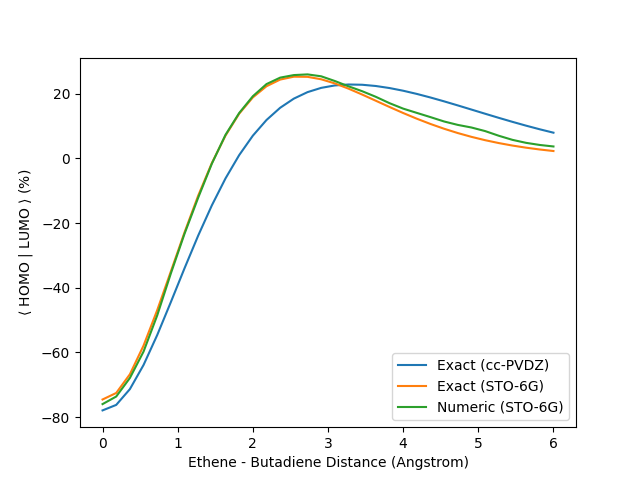

This figure's Python source:
from tcintegral import molecular_orbital
import matplotlib.pyplot as plt
import numpy as np
import os


j = os.path.join

ds = np.linspace(0, 6, 34)
overlaps = []
# mols = []
for d in ds:
    print(d)
    mo1 = molecular_orbital.get(r"../test/fixtures/reactants/ethene/sp.results/adf.rkf", 'HOMO', bs_file=r"../src/tcintegral/basis_sets/cc-pvdz.1.cp2k")
    mo1.rotate(y=np.pi/2)
    mo1.translate([d, 0, 1])
    mo2 = molecular_orbital.get(r"../test/fixtures/reactants/butadiene/go.results/adf.rkf", 'LUMO', bs_file=r"../src/tcintegral/basis_sets/cc-pvdz.1.cp2k")
    overlaps.append(mo1.overlap(mo2)*100)
plt.plot(ds, overlaps, label='Exact (cc-PVDZ)')
ds = np.linspace(0, 6, 34)

overlaps = []
for d in ds:
    print(d)
    mo1 = molecular_orbital.get(r"../test/fixtures/reactants/ethene/sp.results/adf.rkf", 'HOMO', bs_file=r"../src/tcintegral/basis_sets/sto-6g.1.cp2k")
    mo1.rotate(y=np.pi/2)
    mo1.translate([d, 0, 1])
    mo2 = molecular_orbital.get(r"../test/fixtures/reactants/butadiene/go.results/adf.rkf", 'LUMO', bs_file=r"../src/tcintegral/basis_sets/sto-6g.1.cp2k")
    overlaps.append(mo1.overlap(mo2)*100)
plt.plot(ds, overlaps, label='Exact (STO-6G)')

ds = np.linspace(0, 6, 34)
overlaps = []
for d in ds:
    print(d)
    mo1 = molecular_orbital.get(r"../test/fixtures/reactants/ethene/sp.results/adf.rkf", 'HOMO', bs_file=r"../src/tcintegral/basis_sets/sto-6g.1.cp2k")
    mo1.rotate(y=np.pi/2)
    mo1.translate([d, 0, 1])
    mo2 = molecular_orbital.get(r"../test/fixtures/reactants/butadiene/go.results/adf.rkf", 'LUMO', bs_file=r"../src/tcintegral/basis_sets/sto-6g.1.cp2k")
    overlaps.append(mo1.overlap(mo2, method='numeric')*100)
plt.plot(ds, overlaps, label='Numeric (STO-6G)')

plt.xlabel('Ethene - Butadiene Distance (Angstrom)')
plt.ylabel(r'$\langle$ HOMO | LUMO $\rangle$ (%)')
plt.legend()

plt.savefig('DA_distance.png')
